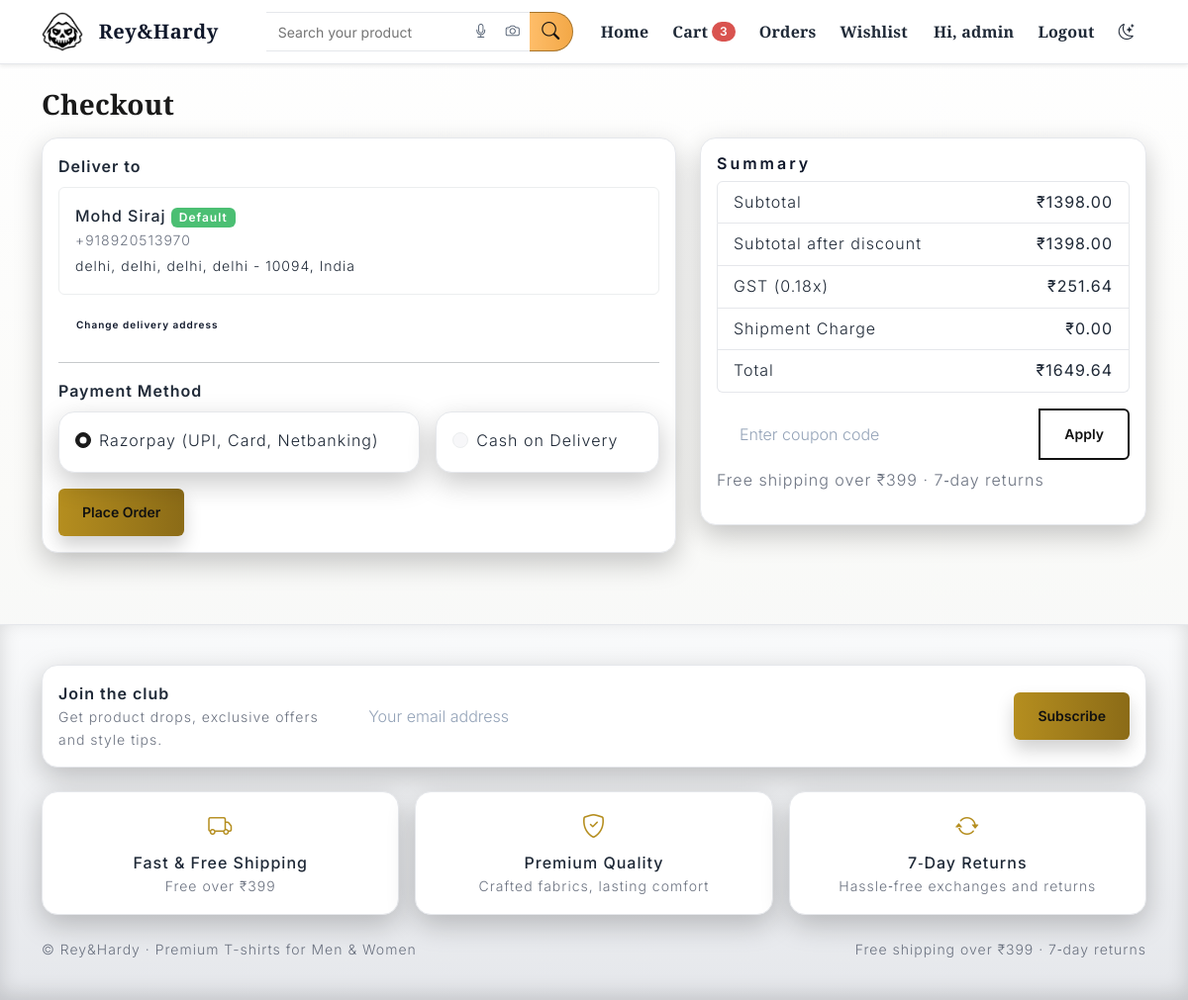
Screenshot of /checkout/ (signed in) with the database file from the repository.
### accounts/models.py (models this page shows, shortened)
class Address(models.Model):
    user = models.ForeignKey(User, on_delete=models.CASCADE, related_name="addresses")
    full_name = models.CharField(max_length=200)
    phone = models.CharField(max_length=20)
    address_line1 = models.CharField(max_length=255)
    address_line2 = models.CharField(max_length=255, blank=True)
    city = models.CharField(max_length=100)
    state = models.CharField(max_length=100)
    postal_code = models.CharField(max_length=20)
    country = models.CharField(max_length=100, default="India")
    is_default = models.BooleanField(default=False)
    created_at = models.DateTimeField(auto_now_add=True)
    updated_at = models.DateTimeField(auto_now=True)
    class Meta:
        ordering = ("-is_default", "-updated_at")

### orders/views.py (the view, shortened to what this page needs)
# urls.py: path("checkout/", views.checkout, name="checkout"),
@login_required
def checkout(request):
    ses_items = get_session_items(request)
    cart = getattr(request.user, "cart", None)
    if not cart or cart.items.count() == 0:
        messages.error(request, "Your cart is empty")
        return redirect("view_cart")
    subtotal = cart.subtotal()
    coupon_code = get_session_coupon(request)
    coupon = None
    discount_amount = Decimal("0.00")
    discounted_subtotal = (subtotal - discount_amount).quantize(Decimal("0.01"))
    if discounted_subtotal < 0:
        discounted_subtotal = Decimal("0.00")
    gst_rate = Decimal(str(getattr(settings, "GST_RATE", "0.18")))
    gst_amount = (discounted_subtotal * gst_rate).quantize(Decimal("0.01"))
    addresses = Address.objects.filter(user=request.user)
    selected_id = request.GET.get("address_id")
    default_address = None
    if selected_id:
        try:
            default_address = addresses.get(id=int(selected_id))
        except (Address.DoesNotExist, ValueError, TypeError):
            default_address = None
    if not default_address:
        default_address = addresses.filter(is_default=True).first() or addresses.first()
    def _cart_total_weight_dims():
        total_w = Decimal("0.00")
        max_l = int(getattr(settings, "SHIPROCKET_DEFAULT_DIM_LCM", 20))
        max_b = int(getattr(settings, "SHIPROCKET_DEFAULT_DIM_BCM", 15))
        max_h = int(getattr(settings, "SHIPROCKET_DEFAULT_DIM_HCM", 2))
        for it in cart.items.select_related("product", "variant"):
            w = None
            if it.variant and getattr(it.variant, "weight_kg", None):
                w = Decimal(str(it.variant.weight_kg))
            elif getattr(it.product, "weight_kg", None):
                w = Decimal(str(it.product.weight_kg))
            else:
                w = Decimal(str(getattr(settings, "SHIPROCKET_DEFAULT_UNIT_WEIGHT_KG", 0.5)))
            total_w += (w * Decimal(it.quantity))
            lv = (getattr(it.variant, "length_cm", None) if it.variant else None) or getattr(it.product, "length_cm", None)
            bv = (getattr(it.variant, "breadth_cm", None) if it.variant else None) or getattr(it.product, "breadth_cm", None)
            hv = (getattr(it.variant, "height_cm", None) if it.variant else None) or getattr(it.product, "height_cm", None)
            if lv:
                try: max_l = max(max_l, int(lv))
                except Exception: pass
            if bv:
                try: max_b = max(max_b, int(bv))
                except Exception: pass
            if hv:
                try: max_h = max(max_h, int(hv))
                except Exception: pass
        return total_w, (max_l, max_b, max_h)
    shipping = Decimal("0.00")
    if discounted_subtotal >= Decimal(getattr(settings, "FREE_SHIPPING_THRESHOLD", 399)):
        shipping = Decimal("0.00")
    total = (discounted_subtotal + gst_amount + shipping).quantize(Decimal("0.01"))
    return render(
        request,
        "orders/checkout.html",
        {
            "cart": cart,
            "subtotal": subtotal,
            "discount_amount": discount_amount,
            "discounted_subtotal": discounted_subtotal,
            "coupon_code": coupon_code,
            "gst_amount": gst_amount,
            "shipping": shipping,
            "total": total,
            "addresses": addresses,
            "default_address": default_address,
        },
    )

### cart/models.py (called while the page is built)
    def subtotal(self) -> Decimal:
        return sum((item.line_total() for item in self.items.all()), Decimal("0.00"))

    def unit_price(self) -> Decimal:
        return self.product.price()

    def line_total(self) -> Decimal:
        return self.unit_price() * self.quantity

### cart/utils.py (called while the page is built, shortened)
def _get_session_cart(request) -> Dict[str, Any]:
    cart = request.session.get(SESSION_KEY)
    if not cart or "items" not in cart:
        cart = {"items": []}
        request.session[SESSION_KEY] = cart
    return cart

def get_session_items(request) -> List[SessionCartItem]:
    items: List[SessionCartItem] = []
    cart = _get_session_cart(request)
    return items

def get_session_coupon(request) -> Optional[str]:
    data = request.session.get(COUPON_KEY)
    if isinstance(data, dict):
        return data.get("code")
    return None

### catalog/models.py (called while the page is built)
    def price(self) -> Decimal:
        return self.sale_price if self.sale_price is not None else self.base_price

### templates/orders/checkout.html (shortened to what this page needs)
{% extends "base.html" %}
{% block content %}
  <h2 class="mb-3">Checkout</h2>
  <div class="row g-4">
    <div class="col-lg-7">
      <div class="card">
        <div class="card-body">
          <form method="post">
            {% if addresses and default_address %}
              <div class="mb-3">
                <label class="form-label">Deliver to</label>
                <div class="border rounded p-3">
                  <div class="fw-semibold">{{ default_address.full_name }} {% if default_address.is_default %}<span class="badge bg-success">Default</span>{% endif %}</div>
                  <div class="small text-muted">{{ default_address.phone }}</div>
                  <div class="small mt-1">{{ default_address.address_line1 }}{% if default_address.address_line2 %}, {{ default_address.address_line2 }}{% endif %}, {{ default_address.city }}, {{ default_address.state }} - {{ default_address.postal_code }}, {{ default_address.country }}</div>
                </div>
                <a href="/accounts/addresses/?next=/checkout/" class="btn btn-sm btn-outline-light mt-2">Change delivery address</a>
              </div>
            {% endif %}
            <hr />
            <label class="form-label">Payment Method</label>
            <div class="d-flex gap-3">
              <label class="card flex-fill p-3">
                <div class="form-check">
                  <input class="form-check-input" type="radio" name="payment_method" value="razorpay" id="pm1" checked>
                  <label class="form-check-label" for="pm1">Razorpay (UPI, Card, Netbanking)</label>
                </div>
              </label>
              <label class="card flex-fill p-3">
                <div class="form-check">
                  <input class="form-check-input" type="radio" name="payment_method" value="cod" id="pm2">
                  <label class="form-check-label" for="pm2">Cash on Delivery</label>
                </div>
              </label>
            </div>
            <button class="btn btn-gradient mt-3">Place Order</button>
          </form>
        </div>
      </div>
    </div>
    <div class="col-lg-5">
      <div class="card">
        <div class="card-body">
          <h5 class="card-title">Summary</h5>
          <ul class="list-group mb-3">
            <li class="list-group-item d-flex justify-content-between"><span>Subtotal</span><strong>{{ CURRENCY_SYMBOL }}{{ subtotal }}</strong></li>
            {% if discount_amount and discount_amount > 0 %}
              <li class="list-group-item d-flex justify-content-between text-success"><span>Coupon{% if coupon_code %} ({{ coupon_code }}){% endif %}</span><strong>-{{ CURRENCY_SYMBOL }}{{ discount_amount }}</strong></li>
              <li class="list-group-item d-flex justify-content-between"><span>Subtotal after discount</span><strong>{{ CURRENCY_SYMBOL }}{{ discounted_subtotal }}</strong></li>
            {% else %}
              <li class="list-group-item d-flex justify-content-between"><span>Subtotal after discount</span><strong>{{ CURRENCY_SYMBOL }}{{ subtotal }}</strong></li>
            {% endif %}
            <li class="list-group-item d-flex justify-content-between"><span>GST ({{ GST_RATE|floatformat:2 }}x)</span><strong>{{ CURRENCY_SYMBOL }}{{ gst_amount }}</strong></li>
            <li class="list-group-item d-flex justify-content-between"><span>Shipment Charge</span><strong>{{ CURRENCY_SYMBOL }}{{ shipping }}</strong></li>
            <li class="list-group-item d-flex justify-content-between"><span>Total</span><strong>{{ CURRENCY_SYMBOL }}{{ total }}</strong></li>
          </ul>
          <form class="input-group mb-2" method="post" action="/cart/coupon/apply/">
            <input class="form-control" name="coupon" placeholder="Enter coupon code" value="{{ coupon_code|default_if_none:""|default:"" }}" />
            <button class="btn btn-outline-light" type="submit">Apply</button>
          </form>
          <p class="text-muted">Free shipping over {{ CURRENCY_SYMBOL }}{{ FREE_SHIPPING_THRESHOLD }} · 7‑day returns</p>
        </div>
      </div>
    </div>
  </div>
{% endblock %}

### templates/partials/navbar.html (shortened to what this page needs)
{% load static %}
<nav class="navbar navbar-expand-md navbar-dark bg-gradient-primary shadow-sm navbar-sticky d-none d-md-block">
  <div class="container">
    <a class="navbar-brand d-flex align-items-center" href="/">
      <img src="{% static BRAND_LOGO %}" alt="{{ STORE_NAME }}" height="40" class="logo-img me-2" onerror="this.style.display='none'" />
      <span class="logo">Rey&Hardy</span>
    </a>
    <form class="amz-search amz--no-cat d-flex flex-grow-1 mx-3" role="search" method="get" action="/search/">
      <div class="amz-wrap w-100">
        <input class="amz-input" type="search" name="q" placeholder="Search your product" aria-label="Search" value="{{ request.GET.q|default:'' }}" />
        <div class="amz-tools">
          <button class="amz-tool" type="button" id="voiceSearchBtn" title="Voice search"><i class="bi bi-mic"></i></button>
          <button class="amz-tool" type="button" id="imageSearchBtn" title="Search with image"><i class="bi bi-camera"></i></button>
        </div>
        <button class="amz-submit" type="submit"><i class="bi bi-search"></i></button>
      </div>
    </form>
    <div class="collapse navbar-collapse" id="navbarsExample">
      <ul class="navbar-nav me-auto mb-2 mb-lg-0">
        <li class="nav-item"><a href="/" class="nav-link">Home</a></li>
        <li class="nav-item">
          <a href="/cart/" class="nav-link position-relative">
            Cart
            {% if CART_COUNT and CART_COUNT > 0 %}
              <span class="badge rounded-pill bg-danger ms-1">{{ CART_COUNT }}</span>
            {% endif %}
          </a>
        </li>
        <li class="nav-item"><a href="/orders/" class="nav-link">Orders</a></li>
        <li class="nav-item"><a href="/wishlist/" class="nav-link">Wishlist</a></li>
      </ul>
      <ul class="navbar-nav align-items-center">
        {% if user.is_authenticated %}
          <li class="nav-item"><a href="/accounts/you/" class="nav-link">Hi, {{ user.username }}</a></li>
          <li class="nav-item"><a href="/accounts/logout/" class="nav-link">Logout</a></li>
        {% else %}
          <li class="nav-item"><a href="/accounts/login/" class="nav-link">Login</a></li>
          <li class="nav-item"><a href="/accounts/signup/" class="nav-link">Sign up</a></li>
        {% endif %}
        <li class="nav-item ms-2">
          <a href="#" class="nav-link" id="themeToggle" title="Toggle dark/light">
            <i class="bi bi-brightness-high" id="themeToggleIcon"></i>
          </a>
        </li>
      </ul>
    </div>
  </div>
</nav>

### rows the page displays
Address: full_name "Mohd Siraj", phone "+918920513970", address_line1 "delhi", address_line2 "delhi", city "delhi", state "delhi", postal_code "10094", country "India"

### other values shown
{{ CART_COUNT }} "3"
{{ user.username }} "admin"
{{ CURRENCY_SYMBOL }} "₹"
{{ subtotal }} "1398.00"
{{ GST_RATE|floatformat:2 }} "0.18"
{{ gst_amount }} "251.64"
{{ shipping }} "0.00"
{{ total }} "1649.64"
{{ FREE_SHIPPING_THRESHOLD }} "399"
{{ STORE_NAME }} "Rey&Hardy"
{{ BRAND_TAGLINE }} "Premium T-shirts for Men & Women"
